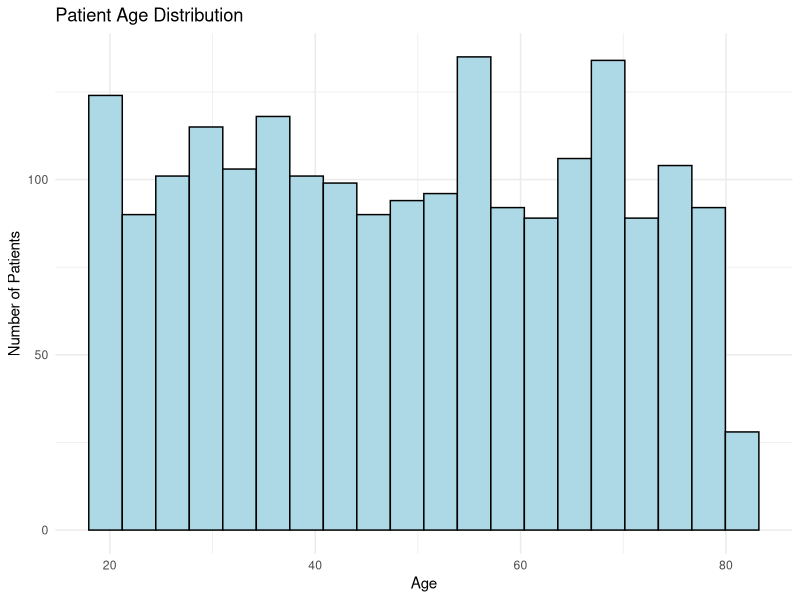
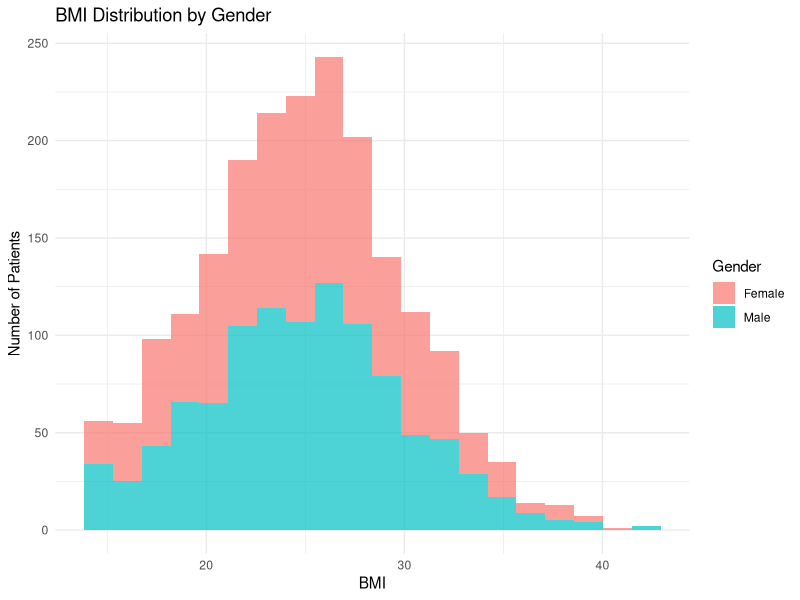
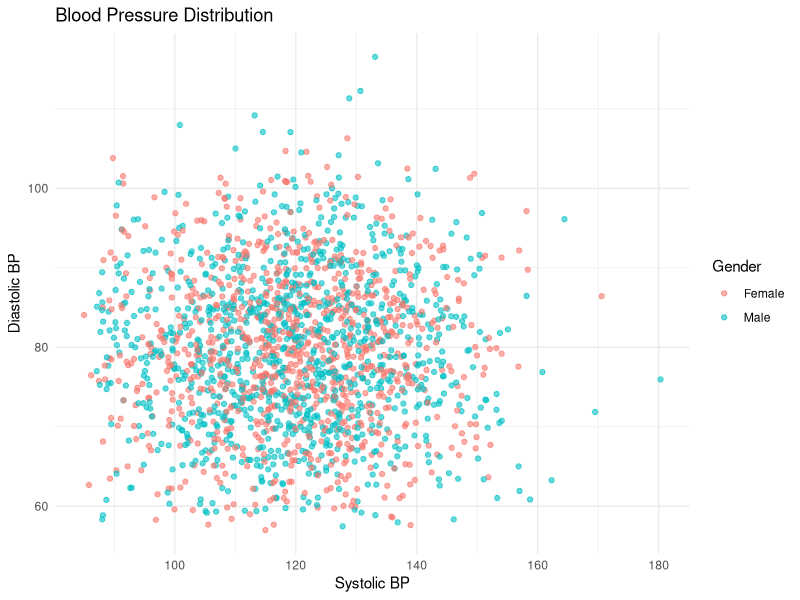
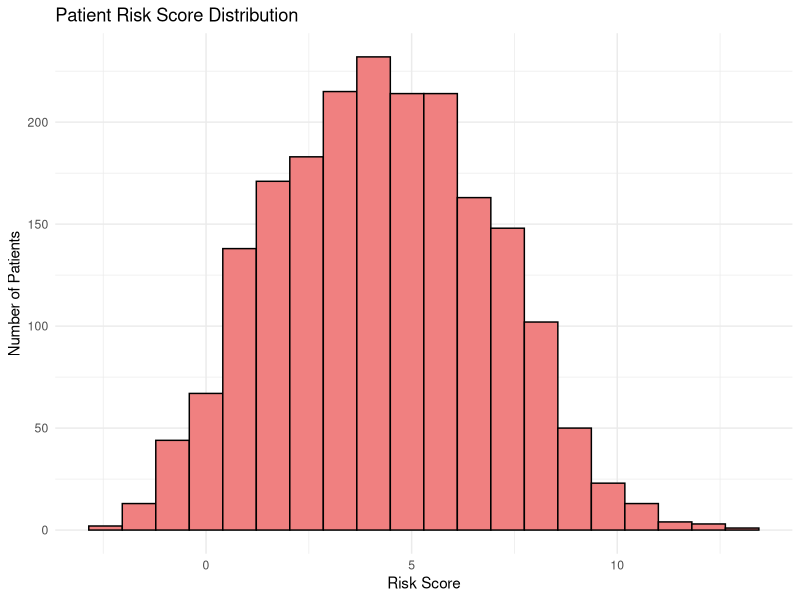
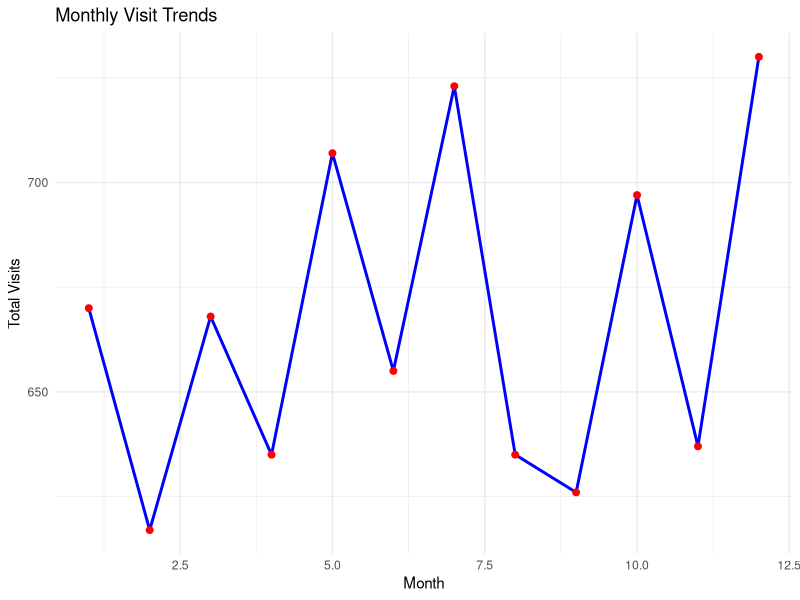
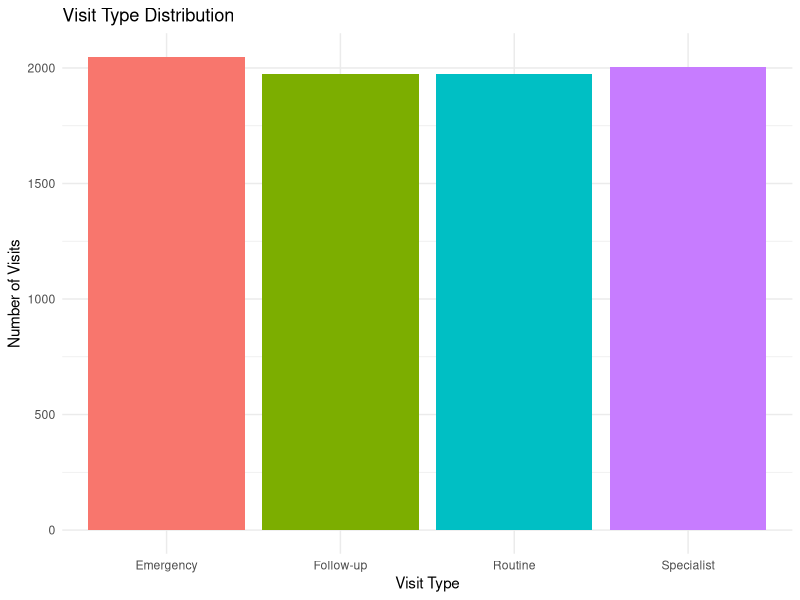

Source code (R) for these figures, in order:
# Module 5: Final Comprehensive Project
# File: 22_Final_Project.R

# =============================================================================
# FINAL COMPREHENSIVE R PROJECT
# =============================================================================

# This is your final project that combines all the skills you've learned
# Project: Healthcare Data Analysis and Predictive Modeling

# =============================================================================
# 1. PROJECT OVERVIEW
# =============================================================================

# Project: Healthcare Patient Analysis and Risk Prediction
# Objective: Analyze patient data to identify risk factors and predict health outcomes
# Skills Demonstrated: Data manipulation, visualization, statistical analysis, modeling

# =============================================================================
# 2. LOADING REQUIRED LIBRARIES
# =============================================================================

library(dplyr)
library(ggplot2)
library(tidyr)
library(readr)
library(lubridate)
library(corrplot)
library(gridExtra)
library(caret)
library(randomForest)
library(VIM)

# =============================================================================
# 3. DATA GENERATION AND LOADING
# =============================================================================

# Set seed for reproducibility
set.seed(98765)

# Generate comprehensive healthcare dataset
n_patients <- 2000
n_visits <- 8000

# Patient demographics
patients <- data.frame(
  patient_id = 1:n_patients,
  age = sample(18:80, n_patients, replace = TRUE),
  gender = sample(c("Male", "Female"), n_patients, replace = TRUE),
  race = sample(c("White", "Black", "Hispanic", "Asian", "Other"), n_patients, replace = TRUE),
  bmi = rnorm(n_patients, mean = 25, sd = 5),
  blood_pressure_systolic = rnorm(n_patients, mean = 120, sd = 15),
  blood_pressure_diastolic = rnorm(n_patients, mean = 80, sd = 10),
  cholesterol = rnorm(n_patients, mean = 200, sd = 40),
  diabetes = sample(c("Yes", "No"), n_patients, replace = TRUE, prob = c(0.2, 0.8)),
  hypertension = sample(c("Yes", "No"), n_patients, replace = TRUE, prob = c(0.3, 0.7)),
  smoking_status = sample(c("Never", "Former", "Current"), n_patients, replace = TRUE, prob = c(0.5, 0.3, 0.2)),
  family_history_heart_disease = sample(c("Yes", "No"), n_patients, replace = TRUE, prob = c(0.4, 0.6))
)

# Add realistic correlations
patients$bmi <- pmax(15, pmin(50, patients$bmi))  # BMI between 15-50
patients$blood_pressure_systolic <- pmax(90, pmin(200, patients$blood_pressure_systolic))
patients$blood_pressure_diastolic <- pmax(60, pmin(120, patients$blood_pressure_diastolic))
patients$cholesterol <- pmax(100, pmin(400, patients$cholesterol))

# Higher BMI correlates with higher blood pressure
patients$blood_pressure_systolic <- patients$blood_pressure_systolic + (patients$bmi - 25) * 0.5
patients$blood_pressure_diastolic <- patients$blood_pressure_diastolic + (patients$bmi - 25) * 0.3

# Generate visit data
visits <- data.frame(
  visit_id = 1:n_visits,
  patient_id = sample(1:n_patients, n_visits, replace = TRUE),
  visit_date = sample(seq(as.Date("2020-01-01"), as.Date("2023-12-31"), by = "day"), n_visits, replace = TRUE),
  visit_type = sample(c("Routine", "Emergency", "Follow-up", "Specialist"), n_visits, replace = TRUE),
  diagnosis = sample(c("Hypertension", "Diabetes", "Heart Disease", "Respiratory", "Other"), n_visits, replace = TRUE),
  treatment_cost = runif(n_visits, 100, 2000),
  length_of_stay = sample(1:14, n_visits, replace = TRUE),
  readmission_risk = runif(n_visits, 0, 1)
)

# Add some realistic patterns
# Emergency visits have higher costs
visits$treatment_cost <- ifelse(visits$visit_type == "Emergency", 
                               visits$treatment_cost * 1.5, visits$treatment_cost)

# Heart disease patients have higher readmission risk
visits$readmission_risk <- ifelse(visits$diagnosis == "Heart Disease", 
                                 visits$readmission_risk * 1.3, visits$readmission_risk)

# Calculate patient risk scores
patient_risk <- patients %>%
  mutate(
    risk_score = (age - 18) * 0.1 + 
                 (bmi - 25) * 0.2 + 
                 (blood_pressure_systolic - 120) * 0.05 +
                 (cholesterol - 200) * 0.01 +
                 ifelse(diabetes == "Yes", 2, 0) +
                 ifelse(hypertension == "Yes", 1.5, 0) +
                 ifelse(smoking_status == "Current", 1, 0) +
                 ifelse(family_history_heart_disease == "Yes", 0.5, 0)
  )

print("Healthcare Data Overview:")
print(paste("Patients:", nrow(patients)))
print(paste("Visits:", nrow(visits)))

# =============================================================================
# 4. DATA EXPLORATION AND CLEANING
# =============================================================================

# Check for missing values
print("Missing Values Check:")
print(paste("Patients missing values:", sum(is.na(patients))))
print(paste("Visits missing values:", sum(is.na(visits))))

# Basic statistics
print("Patient Data Summary:")
print(summary(patients))

print("Visit Data Summary:")
print(summary(visits))

# =============================================================================
# 5. PATIENT DEMOGRAPHICS ANALYSIS
# =============================================================================

# Age distribution
age_distribution <- patients %>%
  group_by(age_group = cut(age, breaks = c(0, 30, 50, 70, 100), labels = c("18-30", "31-50", "51-70", "71+"))) %>%
  summarise(count = n())

print("Age Distribution:")
print(age_distribution)

# Gender distribution
gender_distribution <- table(patients$gender)
print("Gender Distribution:")
print(gender_distribution)

# Risk factors analysis
risk_factors <- patients %>%
  summarise(
    diabetes_rate = mean(diabetes == "Yes") * 100,
    hypertension_rate = mean(hypertension == "Yes") * 100,
    smoking_rate = mean(smoking_status == "Current") * 100,
    family_history_rate = mean(family_history_heart_disease == "Yes") * 100
  )

print("Risk Factors Prevalence:")
print(risk_factors)

# =============================================================================
# 6. VISIT PATTERN ANALYSIS
# =============================================================================

# Visit frequency by patient
visit_frequency <- visits %>%
  group_by(patient_id) %>%
  summarise(
    total_visits = n(),
    total_cost = sum(treatment_cost),
    avg_cost_per_visit = mean(treatment_cost),
    avg_length_of_stay = mean(length_of_stay),
    avg_readmission_risk = mean(readmission_risk)
  ) %>%
  left_join(patient_risk, by = "patient_id")

print("Visit Frequency Analysis:")
print(head(visit_frequency))

# Monthly visit trends
monthly_visits <- visits %>%
  mutate(month = month(visit_date)) %>%
  group_by(month) %>%
  summarise(
    total_visits = n(),
    total_cost = sum(treatment_cost),
    avg_cost = mean(treatment_cost),
    emergency_visits = sum(visit_type == "Emergency")
  )

print("Monthly Visit Trends:")
print(monthly_visits)

# =============================================================================
# 7. RISK ANALYSIS
# =============================================================================

# High-risk patients
high_risk_patients <- patient_risk %>%
  filter(risk_score > quantile(risk_score, 0.8)) %>%
  arrange(desc(risk_score))

print("High-Risk Patients (Top 10):")
print(head(high_risk_patients, 10))

# Risk factors correlation
risk_correlation <- patient_risk %>%
  select(age, bmi, blood_pressure_systolic, blood_pressure_diastolic, 
         cholesterol, risk_score) %>%
  cor(use = "complete.obs")

print("Risk Factors Correlation Matrix:")
print(risk_correlation)

# =============================================================================
# 8. VISUALIZATIONS
# =============================================================================

# Age distribution
age_plot <- ggplot(patients, aes(x = age)) +
  geom_histogram(bins = 20, fill = "lightblue", color = "black") +
  labs(title = "Patient Age Distribution",
       x = "Age",
       y = "Number of Patients") +
  theme_minimal()

print(age_plot)

# BMI distribution by gender
bmi_plot <- ggplot(patients, aes(x = bmi, fill = gender)) +
  geom_histogram(alpha = 0.7, bins = 20) +
  labs(title = "BMI Distribution by Gender",
       x = "BMI",
       y = "Number of Patients",
       fill = "Gender") +
  theme_minimal()

print(bmi_plot)

# Blood pressure scatter plot
bp_plot <- ggplot(patients, aes(x = blood_pressure_systolic, y = blood_pressure_diastolic, color = gender)) +
  geom_point(alpha = 0.6) +
  labs(title = "Blood Pressure Distribution",
       x = "Systolic BP",
       y = "Diastolic BP",
       color = "Gender") +
  theme_minimal()

print(bp_plot)

# Risk score distribution
risk_plot <- ggplot(patient_risk, aes(x = risk_score)) +
  geom_histogram(bins = 20, fill = "lightcoral", color = "black") +
  labs(title = "Patient Risk Score Distribution",
       x = "Risk Score",
       y = "Number of Patients") +
  theme_minimal()

print(risk_plot)

# Monthly visit trends
monthly_plot <- ggplot(monthly_visits, aes(x = month, y = total_visits)) +
  geom_line(color = "blue", size = 1) +
  geom_point(color = "red", size = 2) +
  labs(title = "Monthly Visit Trends",
       x = "Month",
       y = "Total Visits") +
  theme_minimal()

print(monthly_plot)

# Visit type distribution
visit_type_plot <- ggplot(visits, aes(x = visit_type, fill = visit_type)) +
  geom_bar() +
  labs(title = "Visit Type Distribution",
       x = "Visit Type",
       y = "Number of Visits") +
  theme_minimal() +
  theme(legend.position = "none")

print(visit_type_plot)

# =============================================================================
# 9. PREDICTIVE MODELING
# =============================================================================

# Prepare data for modeling
model_data <- visit_frequency %>%
  select(patient_id, total_visits, total_cost, avg_readmission_risk, 
         age, bmi, blood_pressure_systolic, cholesterol, 
         diabetes, hypertension, smoking_status, family_history_heart_disease) %>%
  mutate(
    diabetes = as.factor(diabetes),
    hypertension = as.factor(hypertension),
    smoking_status = as.factor(smoking_status),
    family_history_heart_disease = as.factor(family_history_heart_disease)
  )

# Remove missing values
model_data <- na.omit(model_data)

# Split data for training and testing
set.seed(123)
train_indices <- createDataPartition(model_data$avg_readmission_risk, p = 0.7, list = FALSE)
train_data <- model_data[train_indices, ]
test_data <- model_data[-train_indices, ]

# Train random forest model
rf_model <- randomForest(avg_readmission_risk ~ age + bmi + blood_pressure_systolic + 
                         cholesterol + diabetes + hypertension + smoking_status + 
                         family_history_heart_disease,
                         data = train_data, ntree = 100)

# Make predictions
predictions <- predict(rf_model, test_data)

# Calculate model performance
rmse <- sqrt(mean((test_data$avg_readmission_risk - predictions)^2))
mae <- mean(abs(test_data$avg_readmission_risk - predictions))

print("Model Performance:")
print(paste("RMSE:", round(rmse, 3)))
print(paste("MAE:", round(mae, 3)))

# Feature importance
feature_importance <- importance(rf_model)
print("Feature Importance:")
print(feature_importance)

# =============================================================================
# 10. INSIGHTS AND RECOMMENDATIONS
# =============================================================================

print("KEY INSIGHTS:")
print("1. Patient Demographics:")
print(paste("   - Average age:", round(mean(patients$age), 1)))
print(paste("   - Average BMI:", round(mean(patients$bmi), 1)))
print(paste("   - Diabetes rate:", round(risk_factors$diabetes_rate, 1), "%"))

print("2. Visit Patterns:")
print(paste("   - Average visits per patient:", round(mean(visit_frequency$total_visits), 1)))
print(paste("   - Average cost per visit:", round(mean(visit_frequency$avg_cost_per_visit), 2)))

print("3. Risk Factors:")
print(paste("   - High-risk patients:", round(nrow(high_risk_patients) / nrow(patients) * 100, 1), "%"))
print(paste("   - Average risk score:", round(mean(patient_risk$risk_score), 2)))

print("RECOMMENDATIONS:")
print("1. Focus on high-risk patients for preventive care")
print("2. Implement targeted interventions for patients with multiple risk factors")
print("3. Develop programs to reduce emergency visits")
print("4. Create personalized care plans based on risk scores")
print("5. Monitor patients with high readmission risk more closely")

# =============================================================================
# 11. EXPORT RESULTS
# =============================================================================

# Save key results
write_csv(patient_risk, "patient_risk_analysis.csv")
write_csv(visit_frequency, "visit_frequency_analysis.csv")
write_csv(monthly_visits, "monthly_visits.csv")
write_csv(high_risk_patients, "high_risk_patients.csv")

print("Analysis complete! Results saved to CSV files.")

# =============================================================================
# 12. PROJECT SUMMARY
# =============================================================================

print("PROJECT SUMMARY:")
print("This comprehensive healthcare analysis project demonstrates:")
print("1. Data generation and manipulation")
print("2. Exploratory data analysis")
print("3. Statistical analysis and visualization")
print("4. Predictive modeling")
print("5. Business insights and recommendations")
print("6. Data export and reporting")

print("Skills demonstrated:")
print("- Data manipulation with dplyr")
print("- Data visualization with ggplot2")
print("- Statistical analysis")
print("- Machine learning with randomForest")
print("- Data export and reporting")
print("- Professional data analysis workflow")

# =============================================================================
# CONGRATULATIONS!
# =============================================================================

print("CONGRATULATIONS!")
print("You have successfully completed the comprehensive R programming course!")
print("You now have the skills to:")
print("- Manipulate and analyze data")
print("- Create professional visualizations")
print("- Perform statistical analysis")
print("- Build predictive models")
print("- Generate business insights")
print("- Present findings effectively")

print("Keep practicing and exploring new R packages and techniques!")
print("Happy coding! 🚀")

# =============================================================================
# KEY TAKEAWAYS
# =============================================================================

# 1. Always start with data exploration and cleaning
# 2. Use appropriate visualizations for your data
# 3. Look for patterns and correlations
# 4. Apply statistical methods appropriately
# 5. Build models that are interpretable and actionable
# 6. Always validate your findings
# 7. Provide clear, actionable recommendations
# 8. Document your analysis process
# 9. Export results for further use
# 10. Continuously learn and improve your skills

# This completes your R programming journey! 🎉
